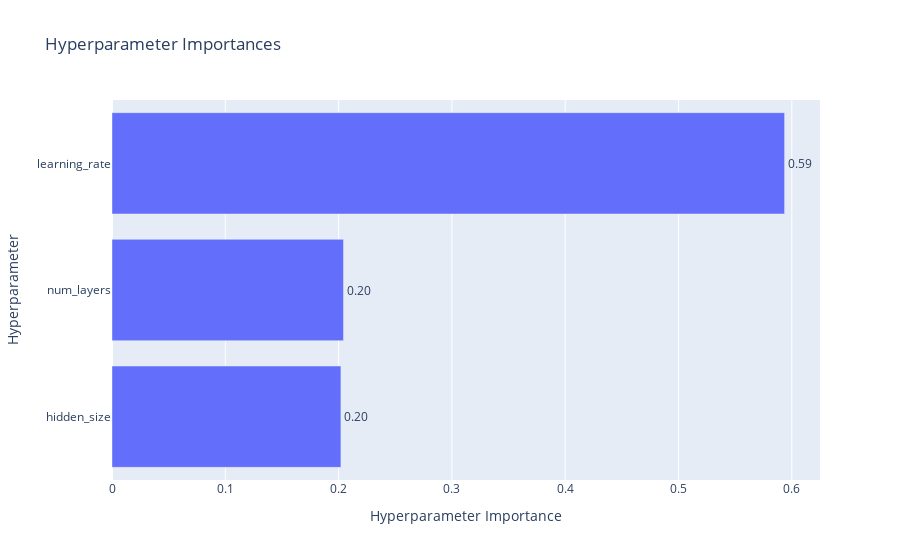

Notebook cell for this chart:
### Code cell
optuna.visualization.plot_param_importances(study_architecture)

### Figure 1 — Plotly figure (JSON) as saved in the notebook; plotly's stock layout.template omitted (floating-point values rounded to 4 significant figures)
{"data": [{"cliponaxis": false, "hovertemplate": ["hidden_size (IntDistribution): 0.20204598492112372<extra></extra>", "num_layers (IntDistribution): 0.20432294624048344<extra></extra>", "learning_rate (FloatDistribution): 0.5936310688383928<extra></extra>"], "name": "Objective Value", "orientation": "h", "text": ["0.20", "0.20", "0.59"], "textposition": "outside", "type": "bar", "x": [0.202, 0.2043, 0.5936], "y": ["hidden_size", "num_layers", "learning_rate"]}], "layout": {"title": {"text": "Hyperparameter Importances"}, "xaxis": {"title": {"text": "Hyperparameter Importance"}}, "yaxis": {"title": {"text": "Hyperparameter"}}}}
